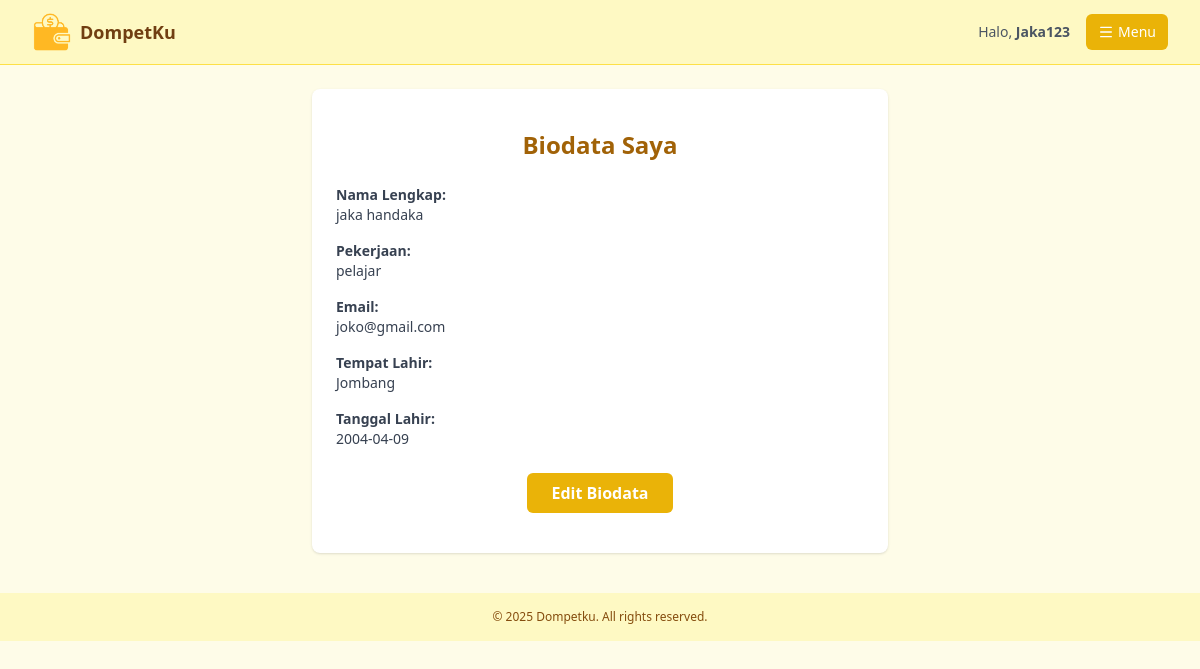
/tampil_biodata.php (signed in), run on the app's committed database.
### tables this page shows
CREATE TABLE `users` (
  `id` int(11) NOT NULL,
  `username` varchar(50) NOT NULL,
  `password` varchar(255) NOT NULL,
  `role` enum('admin','user') NOT NULL,
  `nama_lengkap` varchar(100) DEFAULT NULL,
  `email` varchar(100) DEFAULT NULL,
  `tempat_lahir` varchar(100) DEFAULT NULL,
  `tanggal_lahir` date DEFAULT NULL,
  `pekerjaan` varchar(100) DEFAULT NULL,
  `saldo` decimal(15,2) DEFAULT 0.00,
  `status_akun` enum('aktif','nonaktif') DEFAULT 'aktif',
  `tanggal_daftar` datetime DEFAULT current_timestamp()
);

### tampil_biodata.php (the view, shortened to what this page needs)
<?php
include 'koneksi.php';
$user_id = $_SESSION['user_id'];
$sql = "SELECT * FROM users WHERE id = $user_id";
$result = mysqli_query($conn, $sql);
$data = mysqli_fetch_assoc($result);
?>
<!DOCTYPE html>
<html lang="id">
<head>
    <script src="https://cdn.tailwindcss.com"></script>
</head>
<body class="bg-yellow-50 min-h-screen text-gray-700">
<header class="flex items-center justify-between px-4 py-3 md:px-8 bg-yellow-100 dark:bg-gray-800 border-b border-yellow-300 dark:border-yellow-600 sticky top-0 z-50">
    <div class="flex items-center space-x-2">
        <img src="Asset/logo1.png" alt="Logo" class="w-10 h-10">
        <span class="text-lg font-semibold text-yellow-900 dark:text-white">DompetKu</span>
    </div>
    <div class="flex items-center space-x-4">
        <span class="text-sm text-gray-600 dark:text-gray-300">Halo, <strong><?= htmlspecialchars($_SESSION['username']) ?></strong></span>
        <div class="relative">
            <label for="toggleMenu" class="cursor-pointer bg-yellow-500 hover:bg-yellow-600 text-white px-3 py-2 rounded-md flex items-center space-x-1 text-sm">
                <i data-lucide="menu" class="w-4 h-4"></i>
                <span>Menu</span>
            </label>
        </div>
    </div>
</header>
<main class="max-w-xl mx-auto py-10 px-4 sm:px-6 bg-white mt-6 shadow rounded-lg">
    <h1 class="text-2xl font-bold text-yellow-700 mb-6 text-center">Biodata Saya</h1>
    <div class="space-y-4 text-sm">
        <div><strong>Nama Lengkap:</strong> <div><?= htmlspecialchars($data['nama_lengkap']) ?></div></div>
        <div><strong>Pekerjaan:</strong> <div><?= htmlspecialchars($data['pekerjaan']) ?></div></div>
        <div><strong>Email:</strong> <div><?= htmlspecialchars($data['email']) ?></div></div>
        <div><strong>Tempat Lahir:</strong> <div><?= htmlspecialchars($data['tempat_lahir']) ?></div></div>
        <div><strong>Tanggal Lahir:</strong> <div><?= htmlspecialchars($data['tanggal_lahir']) ?></div></div>
    </div>
    <div class="mt-6 text-center">
        <button onclick="document.getElementById('editModal').classList.remove('hidden')" class="bg-yellow-500 hover:bg-yellow-600 text-white px-6 py-2 rounded-md font-semibold transition">
            Edit Biodata
        </button>
    </div>
</main>
<footer class="bg-yellow-100 mt-10">
    <div class="max-w-6xl mx-auto px-4 py-4 text-center text-xs text-yellow-800">
        © 2025 Dompetku. All rights reserved.
    </div>
</footer>
</body>
</html>

### data on the page
users: nama_lengkap "jaka handaka", pekerjaan "pelajar", email "joko@gmail.com", tempat_lahir "Jombang", tanggal_lahir "2004-04-09"

### other printed values
$_SESSION['username'] "Jaka123"
